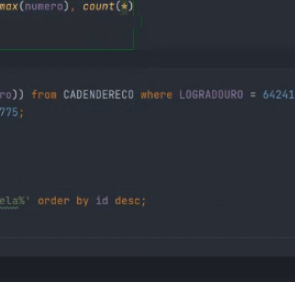
#> input picture endpoints/uploads/screenshot.png, 295 x 282 px
$ python binarize.py
#> lines starting #> are read from the running program, lines starting #| are printed output that depends on the picture; after the words box and inside, x2 and y2 are one past the last pixel; in counts of white or black regions, pixels touching at a corner belong together
from PIL import Image
import numpy
import imageio

def binarize_image(img_path, target_path, threshold):
    """Binarize an image."""
#> called with img_path = '../uploads/screenshot.png', target_path = '../uploads/screenshot2.png', threshold = 50
    image_file = Image.open(img_path)
#> image_file is the input picture: PIL image 295x282 RGBA; mean R, G, B, A 40.6, 44.9, 53.3, 255
    image = image_file.convert('L')  # convert image to monochrome
    image = numpy.array(image)
    image = binarize_array(image, threshold)
    return imageio.imwrite(target_path, image)


def binarize_array(numpy_array, threshold=200):
    """Binarize a numpy array."""
#> called with threshold = 50
    for i in range(len(numpy_array)):
        for j in range(len(numpy_array[0])):
            if numpy_array[i][j] > threshold:
                numpy_array[i][j] = 255
            else:
                numpy_array[i][j] = 0
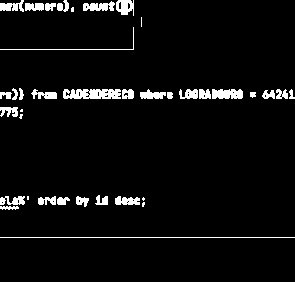
#> numpy_array: shape (282, 295); 4.9% white; 38 white regions (7 under 20 px), largest, box (x1, y1, x2, y2) and area: (63, 89, 121, 99) 487, (0, 237, 295, 238) 295, (212, 89, 243, 99) 270
    return numpy_array


def get_parser():
    """Get parser object for script xy.py."""
    from argparse import ArgumentParser, ArgumentDefaultsHelpFormatter
    parser = ArgumentParser(description=__doc__,
                            formatter_class=ArgumentDefaultsHelpFormatter)
    parser.add_argument("-i", "--input",
                        dest="input",
                        help="read this file",
                        metavar="FILE",
                        required=True)
    parser.add_argument("-o", "--output",
                        dest="output",
                        help="write binarized file hre",
                        metavar="FILE",
                        required=True)
    parser.add_argument("--threshold",
                        dest="threshold",
                        default=200,
                        type=int,
                        help="Threshold when to show white")
    return parser


binarize_image("../uploads/screenshot.png", "../uploads/screenshot2.png", 50)
